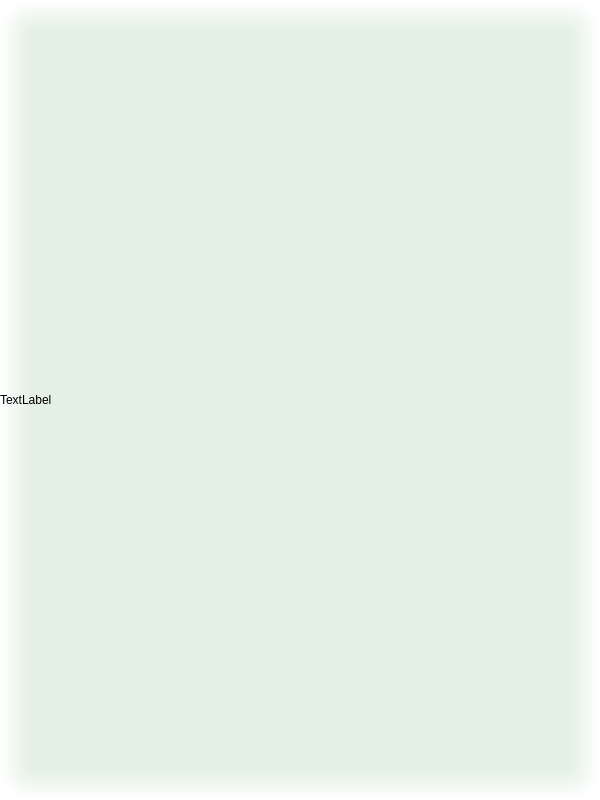
<?xml version="1.0" encoding="UTF-8"?>
<ui version="4.0">
 <class>TianLiQtCommon_MapRect</class>
 <widget class="QWidget" name="TianLiQtCommon_MapRect">
  <property name="geometry">
   <rect>
    <x>0</x>
    <y>0</y>
    <width>600</width>
    <height>800</height>
   </rect>
  </property>
  <property name="windowTitle">
   <string>TianLiQtCommon_MapRect</string>
  </property>
  <widget class="QLabel" name="label">
   <property name="geometry">
    <rect>
     <x>0</x>
     <y>0</y>
     <width>600</width>
     <height>800</height>
    </rect>
   </property>
   <property name="styleSheet">
    <string notr="true">QLabel
{
background-color:rgba(0, 255, 0,12);
}</string>
   </property>
   <property name="text">
    <string/>
   </property>
  </widget>
  <widget class="QWidget" name="widget_MapMask" native="true">
   <property name="geometry">
    <rect>
     <x>0</x>
     <y>0</y>
     <width>600</width>
     <height>800</height>
    </rect>
   </property>
   <layout class="QGridLayout" name="gridLayout_2" rowstretch="0,0,0,0,0" columnstretch="0,0,0">
    <property name="sizeConstraint">
     <enum>QLayout::SetDefaultConstraint</enum>
    </property>
    <property name="leftMargin">
     <number>0</number>
    </property>
    <property name="topMargin">
     <number>0</number>
    </property>
    <property name="rightMargin">
     <number>0</number>
    </property>
    <property name="bottomMargin">
     <number>0</number>
    </property>
    <property name="spacing">
     <number>0</number>
    </property>
    <item row="1" column="0">
     <widget class="QLabel" name="label_MapMask_11">
      <property name="maximumSize">
       <size>
        <width>31</width>
        <height>31</height>
       </size>
      </property>
      <property name="styleSheet">
       <string notr="true">background-color:qradialgradient(spread:pad, cx:1, cy:1, radius:1, fx:1, fy:1, stop:0 rgba(255, 255, 255, 0), stop:1 rgba(255, 255, 255, 255));</string>
      </property>
      <property name="text">
       <string/>
      </property>
     </widget>
    </item>
    <item row="1" column="1">
     <widget class="QLabel" name="label_MapMask_12">
      <property name="styleSheet">
       <string notr="true">background-color:qlineargradient(spread:pad, x1:0, y1:0, x2:0, y2:1, stop:0 rgba(255, 255, 255, 255), stop:1 rgba(255,255,255, 0));</string>
      </property>
      <property name="text">
       <string/>
      </property>
     </widget>
    </item>
    <item row="3" column="2">
     <widget class="QLabel" name="label_MapMask_23">
      <property name="maximumSize">
       <size>
        <width>31</width>
        <height>16777215</height>
       </size>
      </property>
      <property name="styleSheet">
       <string notr="true">background-color:qlineargradient(spread:pad, x1:1, y1:0, x2:0, y2:0, stop:0 rgba(255, 255, 255, 255), stop:1 rgba(255,255,255, 0));</string>
      </property>
      <property name="text">
       <string/>
      </property>
     </widget>
    </item>
    <item row="3" column="1">
     <widget class="QLabel" name="label_MapMask_22">
      <property name="styleSheet">
       <string notr="true"/>
      </property>
      <property name="text">
       <string/>
      </property>
     </widget>
    </item>
    <item row="4" column="1">
     <widget class="QLabel" name="label_MapMask_32">
      <property name="styleSheet">
       <string notr="true">background-color:qlineargradient(spread:pad, x1:0, y1:1, x2:0, y2:0, stop:0 rgba(255, 255, 255, 255), stop:1 rgba(255,255,255, 0));</string>
      </property>
      <property name="text">
       <string/>
      </property>
     </widget>
    </item>
    <item row="3" column="0">
     <widget class="QLabel" name="label_MapMask_21">
      <property name="maximumSize">
       <size>
        <width>31</width>
        <height>16777215</height>
       </size>
      </property>
      <property name="styleSheet">
       <string notr="true">background-color:qlineargradient(spread:pad, x1:0, y1:0, x2:1, y2:0, stop:0 rgba(255, 255, 255, 255), stop:1 rgba(255,255,255, 0));</string>
      </property>
      <property name="text">
       <string/>
      </property>
     </widget>
    </item>
    <item row="1" column="2">
     <widget class="QLabel" name="label_MapMask_13">
      <property name="maximumSize">
       <size>
        <width>31</width>
        <height>31</height>
       </size>
      </property>
      <property name="styleSheet">
       <string notr="true">background-color:qradialgradient(spread:pad, cx:0, cy:1, radius:1, fx:0, fy:1, stop:0 rgba(255, 255, 255, 0), stop:1 rgba(255, 255, 255, 255));</string>
      </property>
      <property name="text">
       <string/>
      </property>
     </widget>
    </item>
    <item row="4" column="0">
     <widget class="QLabel" name="label_MapMask_31">
      <property name="maximumSize">
       <size>
        <width>31</width>
        <height>31</height>
       </size>
      </property>
      <property name="styleSheet">
       <string notr="true">background-color:qradialgradient(spread:pad, cx:1, cy:0, radius:1, fx:1, fy:0, stop:0 rgba(255, 255, 255, 0), stop:1 rgba(255, 255, 255, 255));</string>
      </property>
      <property name="text">
       <string/>
      </property>
     </widget>
    </item>
    <item row="4" column="2">
     <widget class="QLabel" name="label_MapMask_33">
      <property name="maximumSize">
       <size>
        <width>31</width>
        <height>16777215</height>
       </size>
      </property>
      <property name="styleSheet">
       <string notr="true">background-color:qradialgradient(spread:pad, cx:0, cy:0, radius:1, fx:0, fy:0, stop:0 rgba(255, 255, 255, 0), stop:1 rgba(255, 255, 255, 255));</string>
      </property>
      <property name="text">
       <string/>
      </property>
     </widget>
    </item>
   </layout>
  </widget>
  <widget class="QLabel" name="label_2">
   <property name="geometry">
    <rect>
     <x>0</x>
     <y>0</y>
     <width>600</width>
     <height>800</height>
    </rect>
   </property>
   <property name="styleSheet">
    <string notr="true">QLabel#label_2{
border-width:30px;
border-image:url(:/TianLiQtCommon_MapRect/resource/TianLiQtCommon_MapRect/TianLiQtCommon_MapRect_MapMask.png) 30 30px 30px 30px 30px stretch stretch;

}</string>
   </property>
   <property name="text">
    <string>TextLabel</string>
   </property>
  </widget>
 </widget>
 <layoutdefault spacing="6" margin="11"/>
 <resources>
  <include location="TianLiQtCommon_MapRect.qrc"/>
 </resources>
 <connections/>
</ui>
